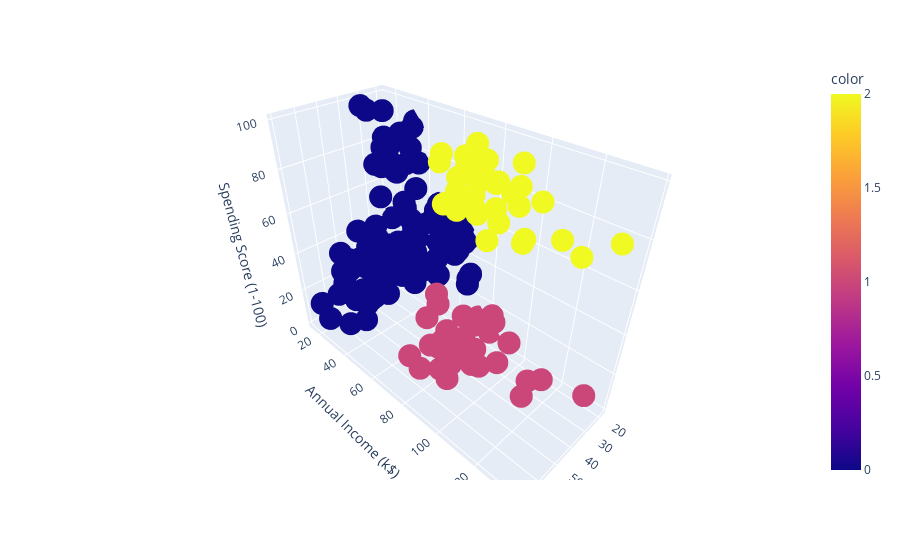

The cell this chart's notebook holds for it:
### Markdown cell above
From the dendogram, we can see that the optimal number of clusters is 3, followed by 5. Therefore we train a model with 3 clusters and another with 5 clusters.

### Code cell
# train a hierarchical clustering model
hc = AgglomerativeClustering(n_clusters=3, affinity='euclidean', linkage='ward')
y_hc = hc.fit_predict(X)

# graph the clusters with plotly
fig = px.scatter_3d(X, x='Age', y='Annual Income (k$)', z='Spending Score (1-100)', color=y_hc)
fig.show()

### Figure 1 — Plotly figure (JSON) as saved in the notebook; plotly's stock layout.template omitted (floating-point values rounded to 4 significant figures; data arrays with more than 128 entries replaced by an {"elided": "..."} marker saying what was removed)
{"data": [{"hovertemplate": "Age=%{x}<br>Annual Income (k$)=%{y}<br>Spending Score (1-100)=%{z}<br>color=%{marker.color}<extra></extra>", "legendgroup": "", "marker": {"color": {"elided": "200 int values"}, "coloraxis": "coloraxis", "symbol": "circle"}, "mode": "markers", "name": "", "scene": "scene", "showlegend": false, "type": "scatter3d", "x": {"elided": "200 int values"}, "y": {"elided": "200 int values"}, "z": {"elided": "200 int values"}}], "layout": {"coloraxis": {"colorbar": {"title": {"text": "color"}}, "colorscale": [[0, "#0d0887"], [0.1111, "#46039f"], [0.2222, "#7201a8"], [0.3333, "#9c179e"], [0.4444, "#bd3786"], [0.5556, "#d8576b"], [0.6667, "#ed7953"], [0.7778, "#fb9f3a"], [0.8889, "#fdca26"], [1, "#f0f921"]]}, "legend": {"tracegroupgap": 0}, "margin": {"t": 60}, "scene": {"domain": {"x": [0, 1], "y": [0, 1]}, "xaxis": {"title": {"text": "Age"}}, "yaxis": {"title": {"text": "Annual Income (k$)"}}, "zaxis": {"title": {"text": "Spending Score (1-100)"}}}}}
